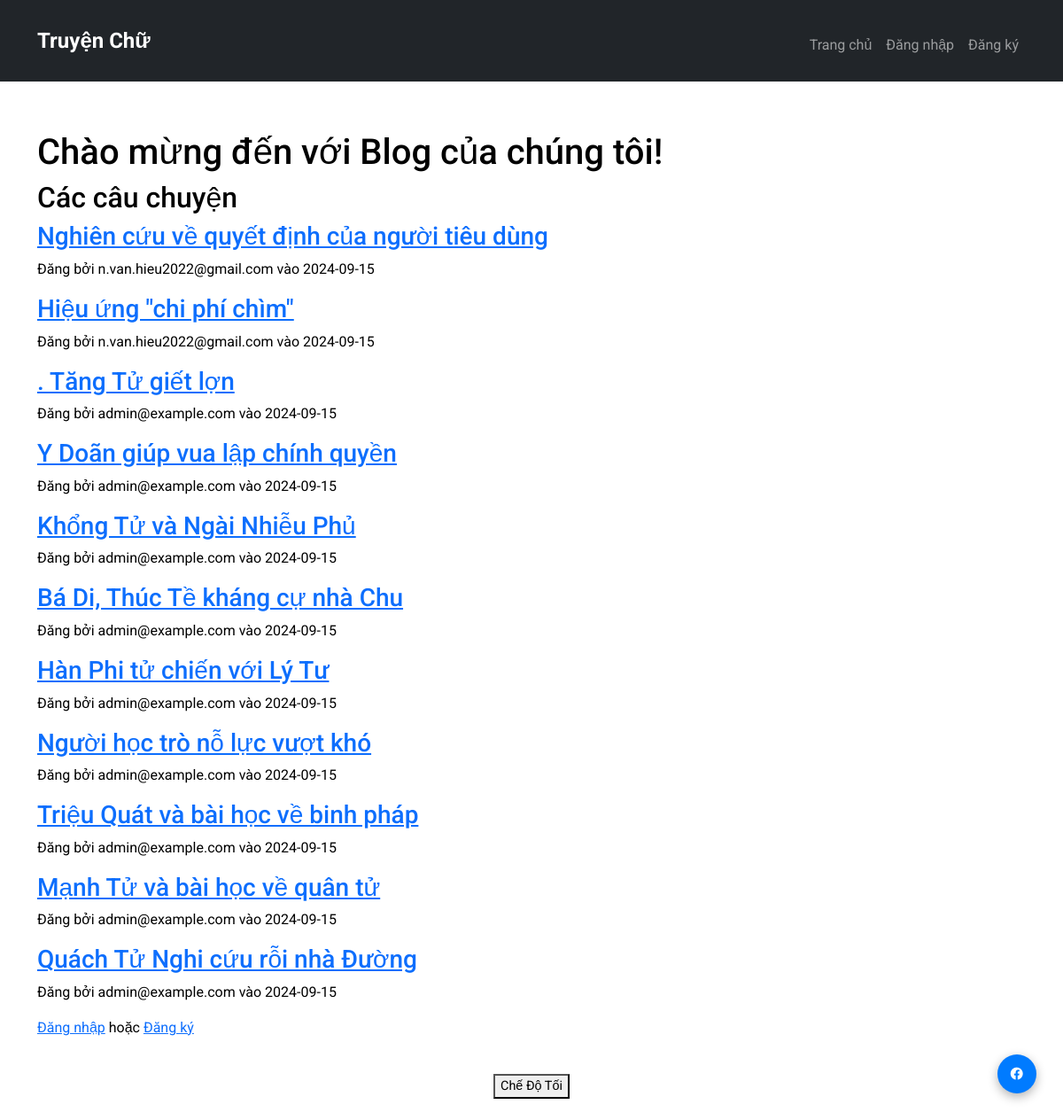
/, run on an earlier commit of the app's database.
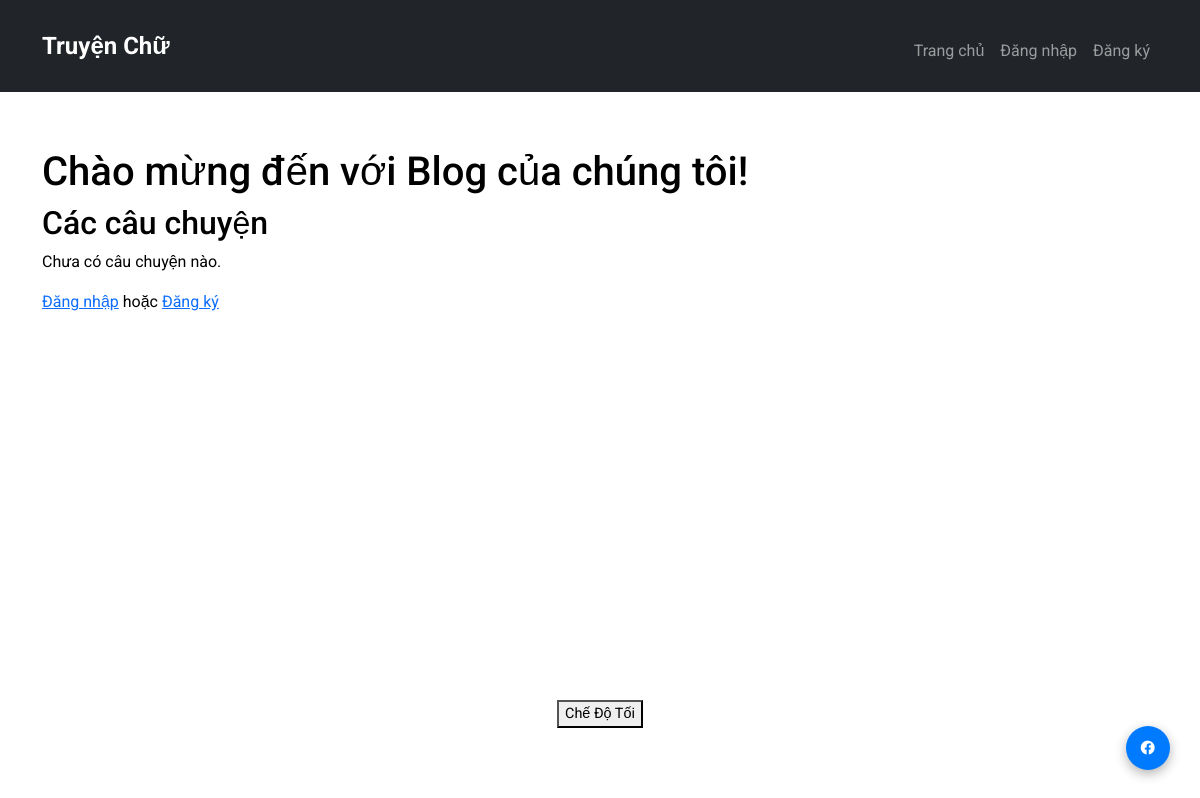
And on a later commit of the database.
### app/models.py (models this page shows, shortened)
class Story(db.Model):
    __tablename__ = 'story'
    story_id = db.Column(db.Integer, primary_key=True)
    title = db.Column(db.String(200), nullable=False)
    content = db.Column(db.Text, nullable=False)
    user_id = db.Column(db.Integer, db.ForeignKey('user.user_id'), nullable=False)
    date_posted = db.Column(db.DateTime, default=datetime.utcnow)
    author = db.relationship('User', back_populates='stories')  # Sử dụng 'author' thay cho 'user'
    comments = db.relationship('Comment', back_populates='story', cascade='all, delete-orphan')

class User(db.Model):
    __tablename__ = 'user'  # Đặt tên bảng rõ ràng
    user_id = db.Column(db.Integer, primary_key=True)
    email = db.Column(db.String(100), nullable=False, unique=True)
    password_hash = db.Column(db.String(128), nullable=False)  # Mã hóa mật khẩu
    is_active = db.Column(db.Boolean, default=True)  # Trạng thái tài khoản
    stories = db.relationship('Story', back_populates='author', cascade='all, delete-orphan')
    comments = db.relationship('Comment', back_populates='author', cascade='all, delete-orphan')

### app/routes.py (the view)
@main.route("/")
def home():
    stories = Story.query.all()  # Get all stories
    return render_template("home.html", stories=stories)

### app/templates/home.html (shortened to what this page needs)
{% extends "base.html" %}
{% block content %}
<h1>Chào mừng đến với Blog của chúng tôi!</h1>
<h2>Các câu chuyện</h2>
{% for story in stories %}
    <h3><a href="{{ url_for('main.story_detail', story_id=story.story_id) }}">{{ story.title }}</a></h3>
    <p>Đăng bởi {{ story.author.email }} vào {{ story.date_posted.strftime('%Y-%m-%d') }}</p>
{% else %}
    <p>Chưa có câu chuyện nào.</p>
{% endfor %}
{% if 'user' in session %}
    <p><a href="{{ url_for('main.blog') }}">Đăng câu chuyện mới</a></p>
    <p><a href="{{ url_for('main.logout') }}">Đăng xuất</a></p>
{% else %}
    <p><a href="{{ url_for('main.login') }}">Đăng nhập</a> hoặc <a href="{{ url_for('main.register') }}">Đăng ký</a></p>
{% endif %}
{% endblock %}

### app/templates/base.html (shortened to what this page needs)
<!DOCTYPE html>
<html lang="vi">
<head>
    <link href="https://cdn.jsdelivr.net/npm/bootstrap@5.3.0-alpha1/dist/css/bootstrap.min.css" rel="stylesheet">
    <link href="https://cdnjs.cloudflare.com/ajax/libs/font-awesome/6.0.0-beta3/css/all.min.css" rel="stylesheet">
    <link rel="stylesheet" href="{{ url_for('static', filename='style.css') }}">
</head>
<body>
    <header>
        <nav class="navbar navbar-expand-lg navbar-dark bg-dark">
            <div class="container">
                <a class="navbar-brand" href="{{ url_for('main.home') }}">Truyện Chữ</a>
                <div class="collapse navbar-collapse" id="navbarNav">
                    <ul class="navbar-nav ms-auto">
                        <li class="nav-item">
                            <a class="nav-link" href="{{ url_for('main.home') }}">Trang chủ</a>
                        </li>
                        {% if 'user' in session %}
                        <li class="nav-item">
                            <a class="nav-link" href="{{ url_for('main.user') }}">Tài khoản</a>
                        </li>
                        <li class="nav-item">
                            <a class="nav-link" href="{{ url_for('main.blog') }}">Đăng bài</a>
                        </li>
                        {% if session.get('user') == 'admin@gmail.com' %}
                        <li class="nav-item">
                            <a class="nav-link" href="{{ url_for('admin.admin_page') }}">Admin</a>
                        </li>
                        {% endif %}
                        <li class="nav-item">
                            <a class="nav-link btn btn-custom text-dark" href="{{ url_for('main.logout') }}">Đăng xuất</a>
                        </li>
                        {% else %}
                        <li class="nav-item">
                            <a class="nav-link" href="{{ url_for('main.login') }}">Đăng nhập</a>
                        </li>
                        <li class="nav-item">
                            <a class="nav-link" href="{{ url_for('main.register') }}">Đăng ký</a>
                        </li>
                        {% endif %}
                    </ul>
                </div>
            </div>
        </nav>
    </header>
    <main class="container mt-4">
        {% block content %}{% endblock %}
    </main>
    <footer class="text-light text-center py-4">
        <p>
            <a href="https://www.facebook.com/cos.204" target="_blank">
                <i class="fab fa-facebook"></i>
            </a>
            <button id="toggle-dark-mode">Chế Độ Tối</button>
        </p>
    </footer>
</body>
</html>

### app/static/style.css (style rules this page uses)
body { font-family: 'Roboto', sans-serif; background-color: #f8f9fa; }
.navbar { padding: 1rem; }
.navbar-brand { font-weight: 700; font-size: 1.5rem; }
.navbar-nav .nav-link { font-size: 1rem; padding-right: 1.5rem; transition: color 0.3s; }
main { min-height: 70vh; padding-top: 2rem; }
footer { background-color: transparent; padding: 1rem 0; }
footer p { margin: 0; font-size: 0.9rem; }
footer a { color: #ffc107; text-decoration: none; }
.fab { position: fixed; bottom: 30px; right: 30px; background-color: #007bff; color: white; border-radius: 50%; padding: 15px; box-shadow: 0 4px 12px rgba(0, 0, 0, 0.3); transition: background-color 0.3s ease, transform 0.3s ease; }
ul { list-style-type: none; padding: 0; margin: 10px 0; }
ul li { margin: 5px 0; }
body { background-color: #ffffff; color: #000000; }

What changed in the data, as far as the page shows it:
removed Story: title "Nghiên cứu về quyết định của người tiêu dùng", author.email "n.van.hieu2022@gmail.com", date_posted "2024-09-15"
removed Story: title "Hiệu ứng \"chi phí chìm\"", author.email "n.van.hieu2022@gmail.com", date_posted "2024-09-15"
removed Story: title ". Tăng Tử giết lợn", author.email "admin@example.com", date_posted "2024-09-15"
removed Story: title "Y Doãn giúp vua lập chính quyền", author.email "admin@example.com", date_posted "2024-09-15"
removed Story: title "Khổng Tử và Ngài Nhiễu Phủ", author.email "admin@example.com", date_posted "2024-09-15"
removed Story: title "Bá Di, Thúc Tề kháng cự nhà Chu", author.email "admin@example.com", date_posted "2024-09-15"
removed Story: title "Hàn Phi tử chiến với Lý Tư", author.email "admin@example.com", date_posted "2024-09-15"
removed Story: title "Người học trò nỗ lực vượt khó", author.email "admin@example.com", date_posted "2024-09-15"
removed Story: title "Triệu Quát và bài học về binh pháp", author.email "admin@example.com", date_posted "2024-09-15"
removed Story: title "Mạnh Tử và bài học về quân tử", author.email "admin@example.com", date_posted "2024-09-15"
removed Story: title "Quách Tử Nghi cứu rỗi nhà Đường", author.email "admin@example.com", date_posted "2024-09-15"
Also different on the page:
text now shown: "Chưa có câu chuyện nào."
